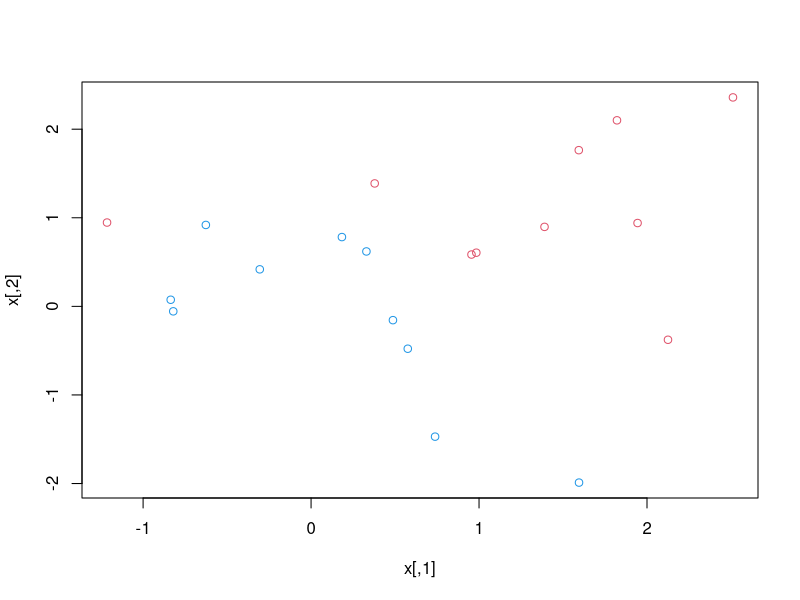
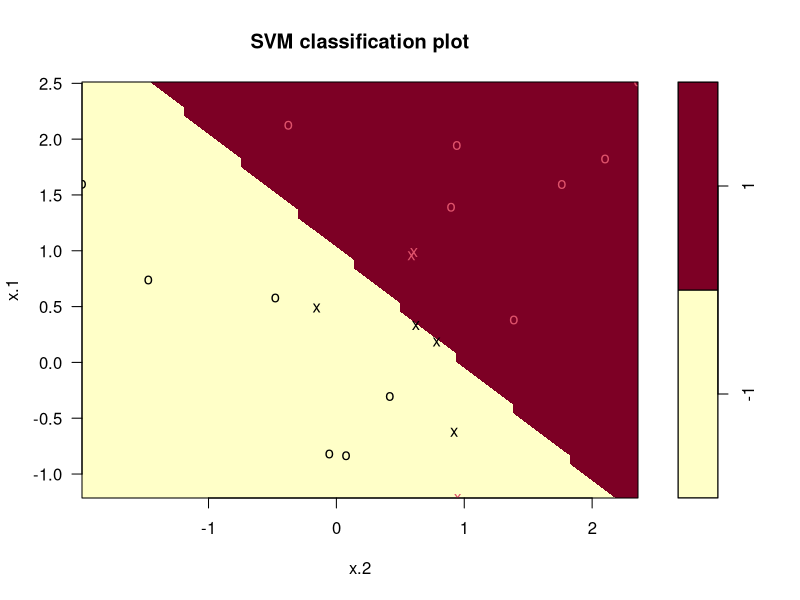
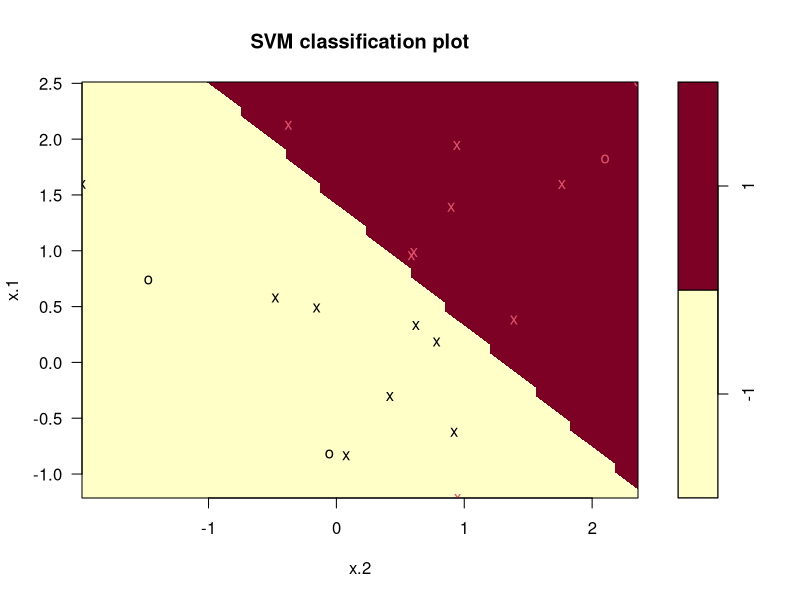
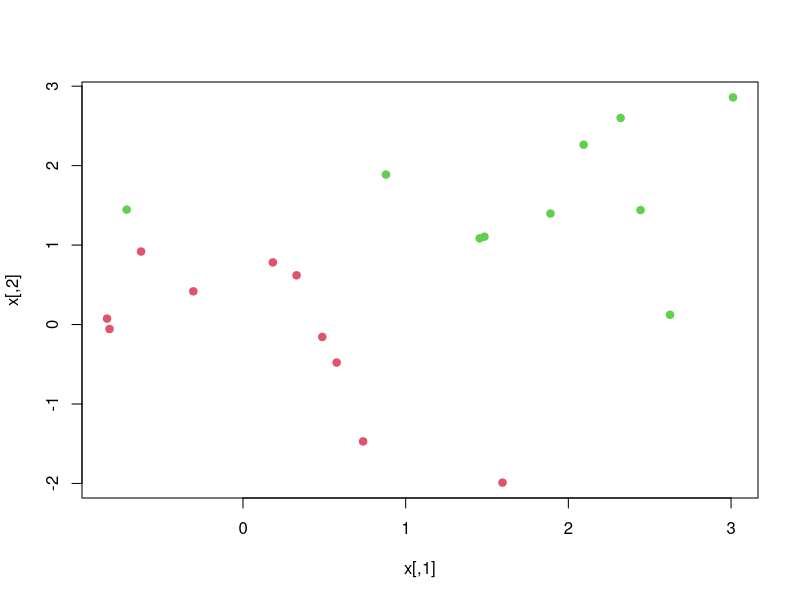
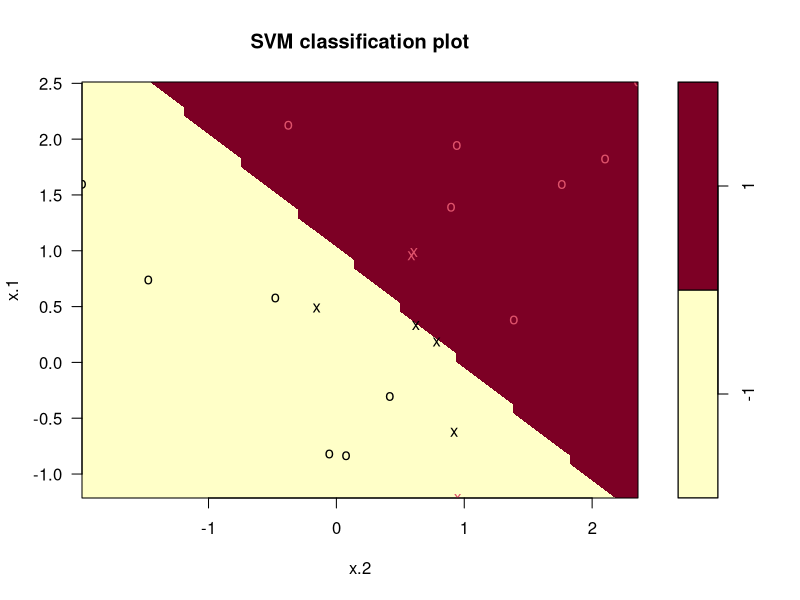
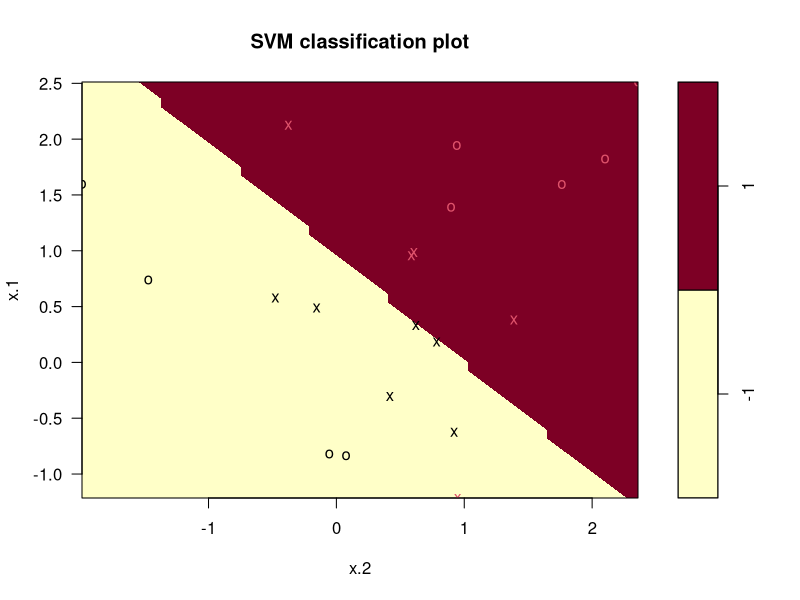
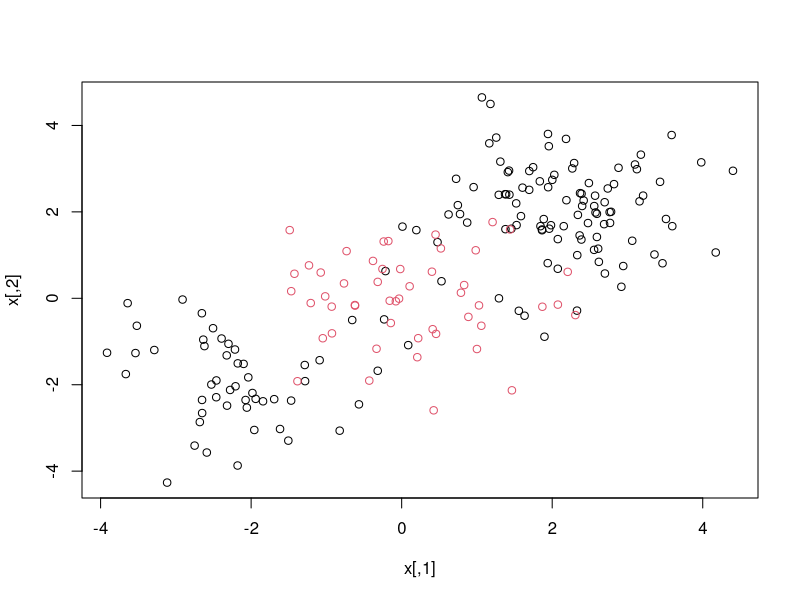
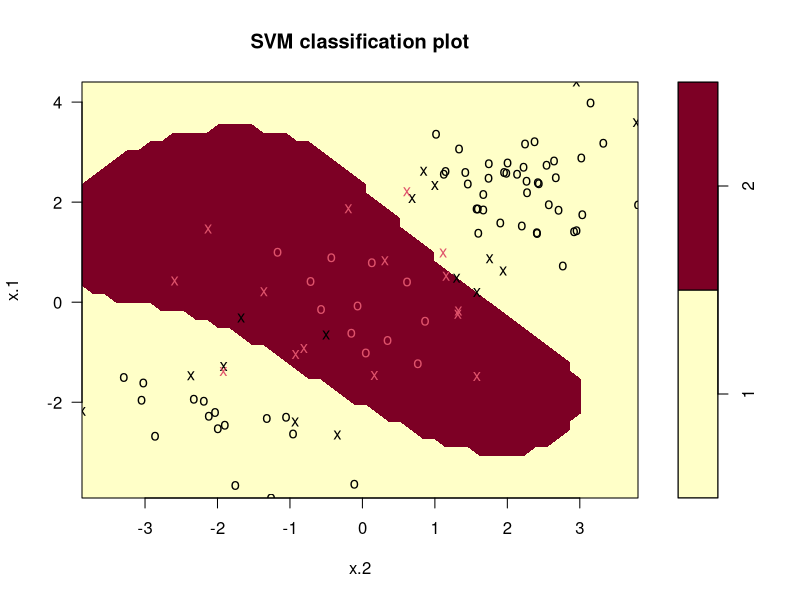

These figures' R source, in order:
#Download the e1071 library -> for stat learning methods functions
#Want to use the svm() function. 
#Support Vector Classifier used when kernel = "linear"

#Cost argument: if cost argument is small -> margins wide. Many support vectors will violate the margin
#Cost large: margins will be narrow.

#Generate the observations of two classes
set.seed(1)
x = matrix(rnorm(20*2), ncol = 2)
y = c(rep(-1,10), rep(1,10))
x[y==1,] = x[y==1,] +1 #change x vals according to y
plot(x, col = (3-y)) #3-y because col argument must be greater than 0


#The classes are not linearly seperable
#Let's fit the support vector classifier
#For svm to perform class (and not reg) we need to encode response as factor
#Support vector classifier fit. 
dat = data.frame(x=x, y = as.factor(y))
library(e1071)
svmfit = svm(y~., data = dat, kernel = "linear", cost = 10, scale =FALSE)
#scale = FALSE tells the svm fct not to scale each feature to have mean 0 and sd = 1
plot(svmfit, dat) #much wow. 
#Support vectors plotted as crosses, circles are remaining observations. 

#Which observations are support vectors?
svmfit$index
summary(svmfit)

#let's try using a smaller value for the cost argument. 
svmfit = svm(y~., data = dat, kernel = "linear", cost = .1, scale = FALSE)
plot(svmfit, dat)
svmfit$index

#We now have a large number of support vectors (the margin is wider)


#Can perform cross validation with tune(), built in function in e1071 library
set.seed(1)
tune.out = tune(svm, y~., data= dat, kernel = "linear", 
                ranges = list(cost = c(0.001, 0.01, 0.1, 1,5,10,100)))
summary(tune.out)
#cost = 0.1 gives us lowest cross val error rate. 

#Access the best model: 
bestmod = tune.out$best.model
summary(bestmod)

#Let's use this model and see performance on test observations: 
xtest = matrix(rnorm(20*2), ncol = 2) 
ytest = sample(c(-1,1), 20, rep = TRUE) #random sample of 1s and -1s
xtest[ytest==1,] = xtest[ytest==1,] +1
testdat = data.frame(x=xtest, y=as.factor(ytest))

#fit the model on the data using preddict
ypred = predict(bestmod, testdat)
table(predict = ypred, truth = testdat$y)


#What if have 2 classes that are linearly sepearble
#-> find sepearting hyperplne with svm function
x[y==1,] = x[y==1] + 0.5
plot(x, col = (y+5)/2, pch = 19)

#Use a very large cost so that no obs misclassified.
data = data.frame(x = x, as.factor(y))
svmfit = svm(y~., data = dat, kernel = "linear", cost = 1e5)
summary(svmfit)
plot(svmfit, dat)

#We can see that obs that are not support vectors are very close to boundary (due to small margin)
#This model might perform badly on test data

#Try another model with larger margins
svmfit2 = svm(y~., data = dat, kernel = "linear", cost = 1)
summary(svmfit2)
plot(svmfit2, dat) #1 misclassification but have 7 support vectors -> will prob perform better on test dat.




####SUPPORT VECTOR MACHINES
#Now use different parameter to kernel argument: poly or radial
set.seed(1)

#Generate data with non linear boundary 
x = matrix(rnorm(200*2), ncol = 2)
x[1:100,] = x[1:100,] +2
x[101:150,]=x[101:150,]-2
y=c(rep(1,150),rep(2,50))
dat=data.frame(x=x,y=as.factor(y))

#lot the data to make sure boundaries non linear
plot(x, col = y)

#Split the data into training and testing group
train = sample(200,100) #pick 100 random vars from 1-100 (unique)
svmfit = svm(y~., data = dat[train,], kernel = "radial", gamma = 1, cost = 1)
plot(svmfit, dat[train,])
#Dayum.

summary(svmfit)

#Some errors.. increase cost to reduce number of errors. But subject to OVERFITTING.
svmfit = svm(y~., data = dat[train,], kernel = "radial", gamma = 1, cost = 1e5)
plot(svmfit, dat[train,]) #Mother of overfits. 
summary(svmfit)


#Let's perform cross val to select the best parameters (cost and gamma)
set.seed (1)
tune.out=tune(svm, y~., data=dat[train,], kernel="radial",ranges=list(cost=c(0.1,1,10,100,1000), gamma=c(0.5,1,2,3,4)))
summary(tune.out)

#Best params: cost = 1 and gamma = 2

#See test data performance
table(true = dat[-train,"y"], pred = predict(tune.out$best.model, newdata = dat[-train,]))
#10% of test observations are misclassified by this model.
